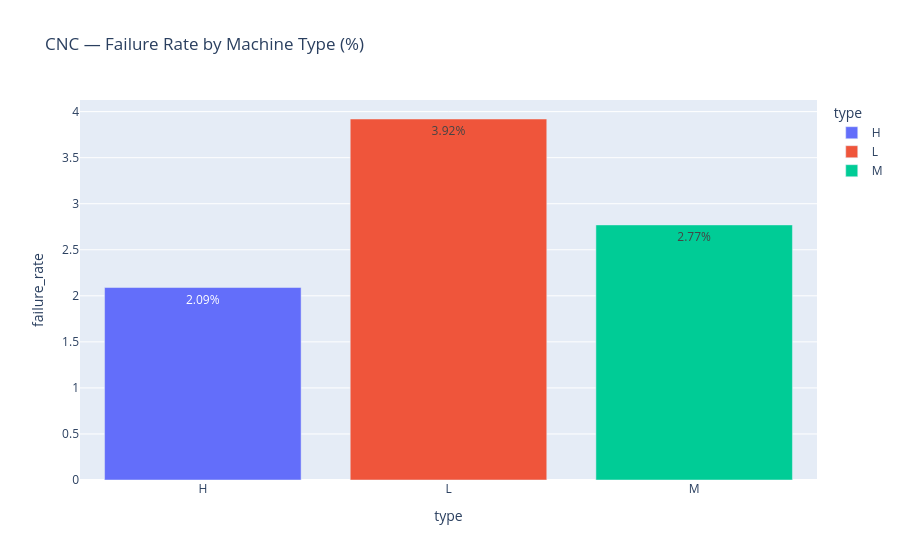

The cell this chart's notebook holds for it:
### Code cell
type_failure = cnc.groupby("type")["machine_failure"].mean().reset_index()
type_failure.columns = ["type", "failure_rate"]
type_failure["failure_rate"] = (type_failure["failure_rate"] * 100).round(2)

fig = px.bar(type_failure, x="type", y="failure_rate",
             title="CNC — Failure Rate by Machine Type (%)",
             text="failure_rate",
             color="type")
fig.update_traces(texttemplate="%{text}%")
fig.show()

### Figure 1 — Plotly figure (JSON) as saved in the notebook; plotly's stock layout.template omitted (floating-point values rounded to 4 significant figures)
{"data": [{"hovertemplate": "type=%{x}<br>failure_rate=%{text}<extra></extra>", "legendgroup": "H", "marker": {"color": "#636efa", "pattern": {"shape": ""}}, "name": "H", "orientation": "v", "showlegend": true, "text": [2.09], "textposition": "auto", "texttemplate": "%{text}%", "type": "bar", "x": ["H"], "xaxis": "x", "y": [2.09], "yaxis": "y"}, {"hovertemplate": "type=%{x}<br>failure_rate=%{text}<extra></extra>", "legendgroup": "L", "marker": {"color": "#EF553B", "pattern": {"shape": ""}}, "name": "L", "orientation": "v", "showlegend": true, "text": [3.92], "textposition": "auto", "texttemplate": "%{text}%", "type": "bar", "x": ["L"], "xaxis": "x", "y": [3.92], "yaxis": "y"}, {"hovertemplate": "type=%{x}<br>failure_rate=%{text}<extra></extra>", "legendgroup": "M", "marker": {"color": "#00cc96", "pattern": {"shape": ""}}, "name": "M", "orientation": "v", "showlegend": true, "text": [2.77], "textposition": "auto", "texttemplate": "%{text}%", "type": "bar", "x": ["M"], "xaxis": "x", "y": [2.77], "yaxis": "y"}], "layout": {"barmode": "relative", "legend": {"title": {"text": "type"}, "tracegroupgap": 0}, "title": {"text": "CNC — Failure Rate by Machine Type (%)"}, "xaxis": {"anchor": "y", "categoryarray": ["H", "L", "M"], "categoryorder": "array", "domain": [0, 1], "title": {"text": "type"}}, "yaxis": {"anchor": "x", "domain": [0, 1], "title": {"text": "failure_rate"}}}}
